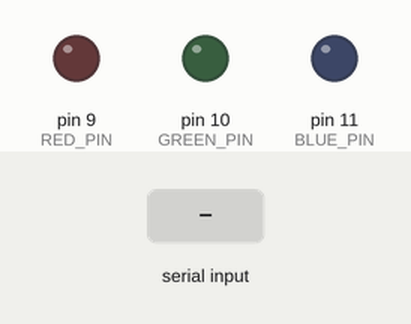
A sketch run on a simulated Arduino Uno, built with avr-gcc and run on an emulated ATmega328P. On the bench: output pins drawn as LEDs (lit = HIGH). Inputs (shaded band) come from the test bench.

Above: at 2.4 s.
2.5 s: "R" received over Serial
At 2.9 s:
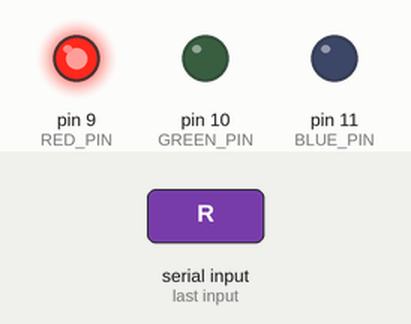
4.0 s: "G" received over Serial
At 5.2 s:
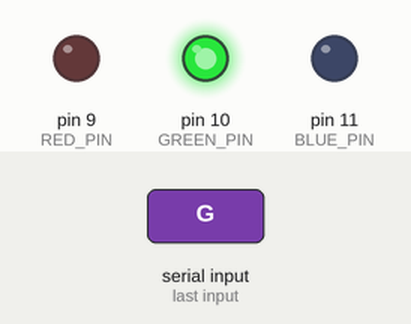
5.5 s: "B" received over Serial
At 6.4 s:
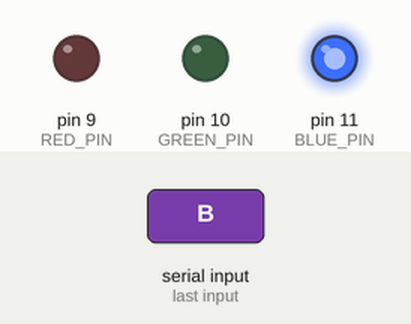
7.0 s: "O" received over Serial
At 7.6 s:
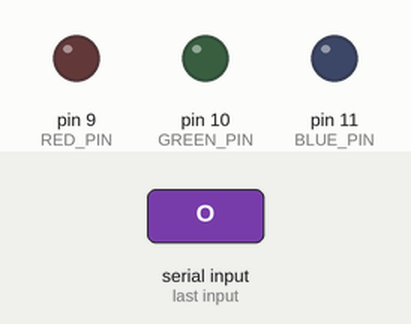
Timing chart, 0 to 9.5 s (numbered marks = the images above; inputs shaded):
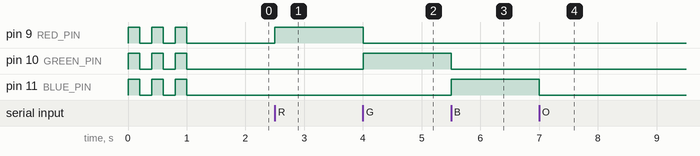

Measured:
- after the input at 2.5 s, pin 9 (RED_PIN): LOW → HIGH at once
- after the input at 4.0 s, pin 9 (RED_PIN): HIGH → LOW at once; pin 10 (GREEN_PIN): LOW → HIGH at once
- after the input at 5.5 s, pin 10 (GREEN_PIN): HIGH → LOW at once; pin 11 (BLUE_PIN): LOW → HIGH at once
- after the input at 7.0 s, pin 11 (BLUE_PIN): HIGH → LOW at once

The sketch:

smart_light.ino
```cpp
/*
 * 손동작 인식 스마트 조명 - 아두이노 코드
 * 피지컬 AI 프로젝트 | 인공지능과 피지컬컴퓨팅
 *
 * 시리얼로 문자를 받아 LED를 제어합니다.
 * 'R' → 빨간 LED ON
 * 'G' → 초록 LED ON
 * 'B' → 파란 LED ON
 * 'O' → 모든 LED OFF
 */

const int RED_PIN   = 9;
const int GREEN_PIN = 10;
const int BLUE_PIN  = 11;

void setup() {
  Serial.begin(9600);

  pinMode(RED_PIN, OUTPUT);
  pinMode(GREEN_PIN, OUTPUT);
  pinMode(BLUE_PIN, OUTPUT);

  // 시작 시 LED 깜빡여서 연결 확인
  for (int i = 0; i < 3; i++) {
    digitalWrite(RED_PIN, HIGH);
    digitalWrite(GREEN_PIN, HIGH);
    digitalWrite(BLUE_PIN, HIGH);
    delay(200);
    digitalWrite(RED_PIN, LOW);
    digitalWrite(GREEN_PIN, LOW);
    digitalWrite(BLUE_PIN, LOW);
    delay(200);
  }
}

void loop() {
  if (Serial.available() > 0) {
    char cmd = Serial.read();

    // 모든 LED 끄기
    digitalWrite(RED_PIN, LOW);
    digitalWrite(GREEN_PIN, LOW);
    digitalWrite(BLUE_PIN, LOW);

    // 받은 명령에 따라 해당 LED 켜기
    switch (cmd) {
      case 'R':
        digitalWrite(RED_PIN, HIGH);
        break;
      case 'G':
        digitalWrite(GREEN_PIN, HIGH);
        break;
      case 'B':
        digitalWrite(BLUE_PIN, HIGH);
        break;
      case 'O':
        // 이미 전부 꺼져 있음
        break;
    }
  }
}
```
